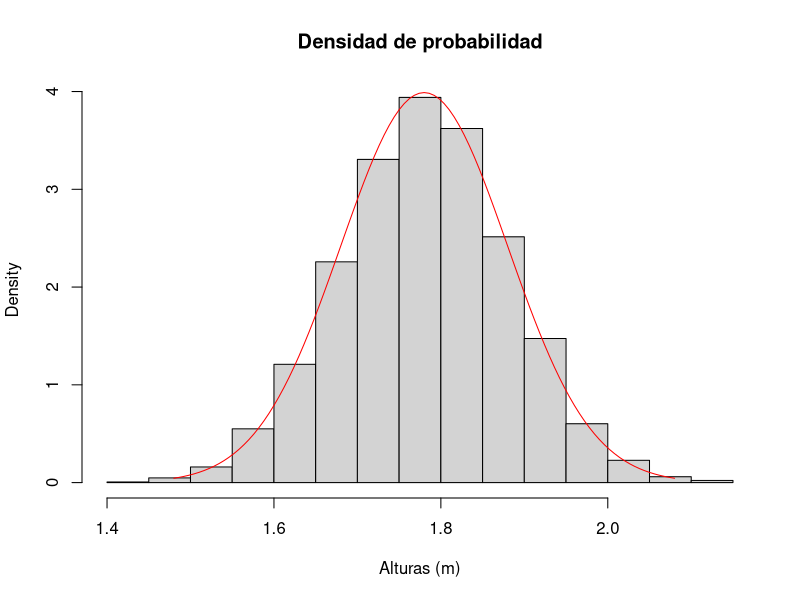

Generate this figure with R: (Note: this script raises an error after producing the figure.)
## ---- chunk 1
# PARAMETROS PARA GENERAR UN VECTOR ALEATORIO GAUSSIANO
N = 10000
mu = 1.78
sigma = 0.1

# MUESTRA DE TAMANO N
mN = rnorm(N,mu,sigma)
## ---- chunk 2
# DENSIDAD DE FRECUENCIA
hist(mN,freq = FALSE,main = "Densidad de probabilidad",xlab = "Alturas (m)")

# DENSIDAD DE PROBABILIDAD
curve(dnorm(x,mu,sigma),mu - 3*sigma,mu + 3*sigma,col = "red",main = "PDF",xlab = "Alturas (m)",add = TRUE)
## ---- chunk 3
# MEDIA MUESTRAL
X = mean(mN)

# VARIANZA MUESTRAL
V = var(mN)

# COMPARACION
df = data.frame("Descripcion_M" = c("mu","Media Muestral"),
                "Media" = c(mu,X),
                "Descripcion_V" = c("sigma^2","Varianza Muestral"),
                "Varianza" = c(sigma^2,V))

df
## ---- chunk 4
# TAMANOS DE MUESTRA
N = c(10,100,1000,10000)

# MUESTRAS
M = 10000

# LISTA PARA ALMACENAR MEDIAS DE PSEUDO-MUESTRAS
meanList = list()

# VECTOR NULO PARA ALMACENAR MEDIAS
meanVector_mean = NULL

# VECTOR NULO PARA ALMACENAR VARIANZAS
varVector_mean = NULL

for(i in 1:length(N)){
    
    # GENERAR PSEUDO-MUESTRAS
    PseudoMuestras = matrix(rnorm(M*N[i],mu,sigma),M,N[i])
    
    # MEDIAS DE CADA MUESTRA
    means = apply(PseudoMuestras,1,mean)
    
    # ALMACENAR MEDIAS POR CADA MUESTRA
    meanList[[i]] = means
    
    # VECTOR DE MEDIAS
    meanVector_mean = c(meanVector_mean,mean(means))
    
    # VECTOR DE VARIANZAS
    varVector_mean = c(varVector_mean,var(means))
    
}
## ---- chunk 5
# GRAFICAS DE LA DISTRIBUCION mu - TN
par(mfrow = c(2,2))

for(i in 1:length(meanList)){
  
  # CALCULAR mu - TN PARA CADA TAMANO DE MUESTRA
  muTn = mu - meanList[[i]]
  
  # GRAFICAR LA DISTRIBUCION
  hist(muTn,freq = FALSE,main = paste("Histograma N =",N[i]),xlab = "mu - TN")
  
}
## ---- chunk 6
# GRAFICA DE LA MEDIA EN FUNCION DE N
plot(N,meanVector_mean,type = "l",main = "Media",xlab = "Tamano de la muestra")
points(N,meanVector_mean,pch = 16)
abline(h = mu,lty = 2,col = "blue")

# GRAFICA DE LA VARIANZA EN FUNCION DE N
plot(N,varVector_mean,type = "l",main = "Varianza",xlab = "Tamano de la muestra")
points(N,varVector_mean,pch = 16)
abline(h = 0,lty = 2,col = "blue")
## ---- chunk 7
# LISTA PARA ALMACENAR MEDIAS DE PSEUDO-MUESTRAS
varList = list()

# VECTOR NULO PARA ALMACENAR MEDIAS
meanVector_var = NULL

# VECTOR NULO PARA ALMACENAR VARIANZAS
varVector_var = NULL

# FUNCION PARA LA VARIANZA SESGADA
biasedVar = function(x){
  
  # VARIANZA SESGADA
  bV = sum((mean(x) - x)^2)/length(x)
  
  # RETORNAR VARIANZA SESGADA
  return(bV)
  
}

for(i in 1:length(N)){
    
    # GENERAR PSEUDO-MUESTRAS
    PseudoMuestras = matrix(rnorm(M*N[i],mu,sigma),M,N[i])
    
    # VARIANZAS SESGADAS DE CADA MUESTRA
    vars = apply(PseudoMuestras,1,biasedVar)
    
    # ALMACENAR VARIANZAS POR CADA MUESTRA
    varList[[i]] = vars
    
    # VECTOR DE MEDIAS
    meanVector_var = c(meanVector_var,mean(vars))
    
    # VECTOR DE VARIANZAS
    varVector_var = c(varVector_var,var(vars))
    
}
## ---- chunk 8
# GRAFICAS DE LA DISTRIBUCION sigma^2 - SN
par(mfrow = c(2,2))

for(i in 1:length(meanList)){
  
  # CALCULAR sigma^2 - SN PARA CADA TAMANO DE MUESTRA
  sigmaSn = sigma^2 - varList[[i]]
  
  # GRAFICAR LA DISTRIBUCION
  hist(sigmaSn,freq = FALSE,main = paste("Histograma N =",N[i]),xlab = "sigma^2 - SN")
  
}
## ---- chunk 9
# GRAFICA DE LA MEDIA EN FUNCION DE N
plot(N,meanVector_var,type = "l",main = "Media",xlab = "Tamano de la muestra")
points(N,meanVector_var,pch = 16)
abline(h = sigma^2,lty = 2,col = "blue")

# GRAFICA DE LA VARIANZA EN FUNCION DE N
plot(N,varVector_var,type = "l",main = "Varianza",xlab = "Tamano de la muestra")
points(N,varVector_var,pch = 16)
abline(h = 0,lty = 2,col = "blue")
## ---- chunk 10
# LISTA PARA ALMACENAR MEDIAS DE PSEUDO-MUESTRAS
medianList = list()

# VECTOR NULO PARA ALMACENAR MEDIAS (MEDIANA)
meanVector_median = NULL

# VECTOR NULO PARA ALMACENAR VARIANZAS (MEDIANA)
varVector_median = NULL

# VECTOR NULO PARA ALMACENAR MEDIAS (MEDIA)
meanVector_mean = NULL

# VECTOR NULO PARA ALMACENAR VARIANZAS (MEDIA)
varVector_mean = NULL

for(i in 1:length(N)){
    
    # GENERAR PSEUDO-MUESTRAS
    PseudoMuestras = matrix(rnorm(M*N[i],mu,sigma),M,N[i])
    
    # MEDIANAS DE CADA MUESTRA
    medians = apply(PseudoMuestras,1,median)
    
    # MEDIAS DE CADA MUESTRA
    means = apply(PseudoMuestras,1,mean)
    
    # ALMACENAR MEDIAS POR CADA MUESTRA
    medianList[[i]] = medians
    
    # VECTOR DE MEDIAS (MEDIANA)
    meanVector_median = c(meanVector_median,mean(medians))
    
    # VECTOR DE VARIANZAS (MEDIANA)
    varVector_median = c(varVector_median,var(medians))
    
    # VECTOR DE MEDIAS (MEDIA)
    meanVector_mean = c(meanVector_mean,mean(means))
    
    # VECTOR DE VARIANZAS (MEDIA)
    varVector_mean = c(varVector_mean,var(means))
    
}
## ---- chunk 11
# GRAFICAS DE LA DISTRIBUCION mu - TN
par(mfrow = c(2,2))

for(i in 1:length(medianList)){
  
  # CALCULAR mu - TN PARA CADA TAMANO DE MUESTRA
  muTn = mu - medianList[[i]]
  
  # GRAFICAR LA DISTRIBUCION
  hist(muTn,freq = FALSE,main = paste("Histograma N =",N[i]),xlab = "mu - TN")
  
}
## ---- chunk 12
# PARAMETROS PARA GRAFICAS
meanMin = min(c(meanVector_mean,meanVector_median))
meanMax = max(c(meanVector_mean,meanVector_median))
varMax = max(c(varVector_mean,varVector_median))
par(mfrow = c(1,2))

# GRAFICA DE LA MEDIA EN FUNCION DE N
plot(N,meanVector_mean,
     type = "l",
     main = "Media",
     xlab = "Tamano de la muestra",
     ylab = "Media",
     ylim = c(meanMin,meanMax))

lines(N,meanVector_median,type = "l",col = "red")
points(N,meanVector_mean,pch = 16)
points(N,meanVector_median,pch = 16,col = "red")
abline(h = mu,lty = 2,col = "blue")

# GRAFICA DE LA VARIANZA EN FUNCION DE N
plot(N,varVector_mean,
     type = "l",
     main = "Varianza",
     xlab = "Tamano de la muestra",
     ylab = "Varianza",
     ylim = c(0,varMax))

lines(N,varVector_median,type = "l",col = "red")
points(N,varVector_mean,pch = 16)
points(N,varVector_median,pch = 16,col = "red")
abline(h = 0,lty = 2,col = "blue")

legend("topright",
       legend = c("Media","Mediana"),
       col = c("black","red"),
       lwd = 1,
       title = "Estimador")
